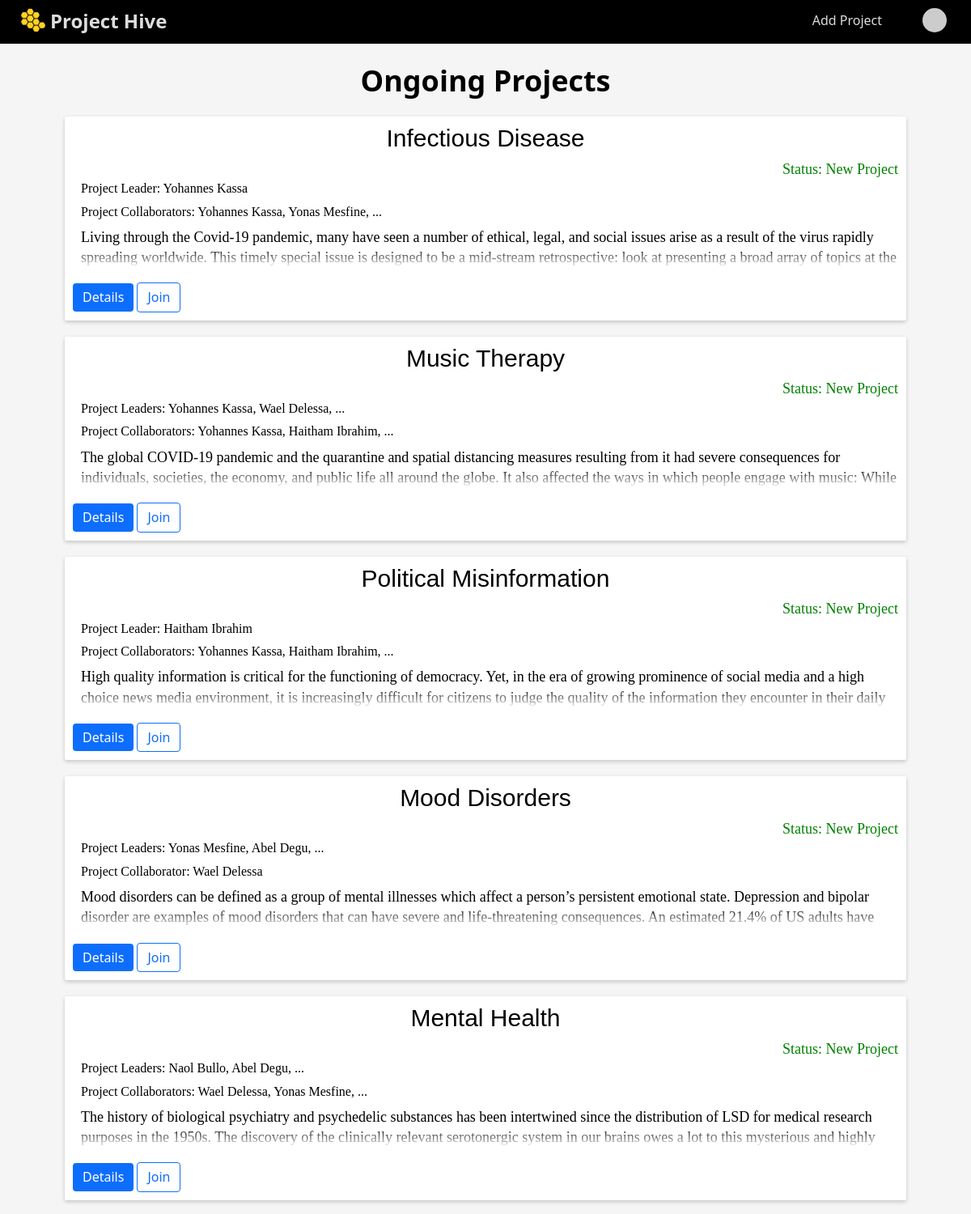
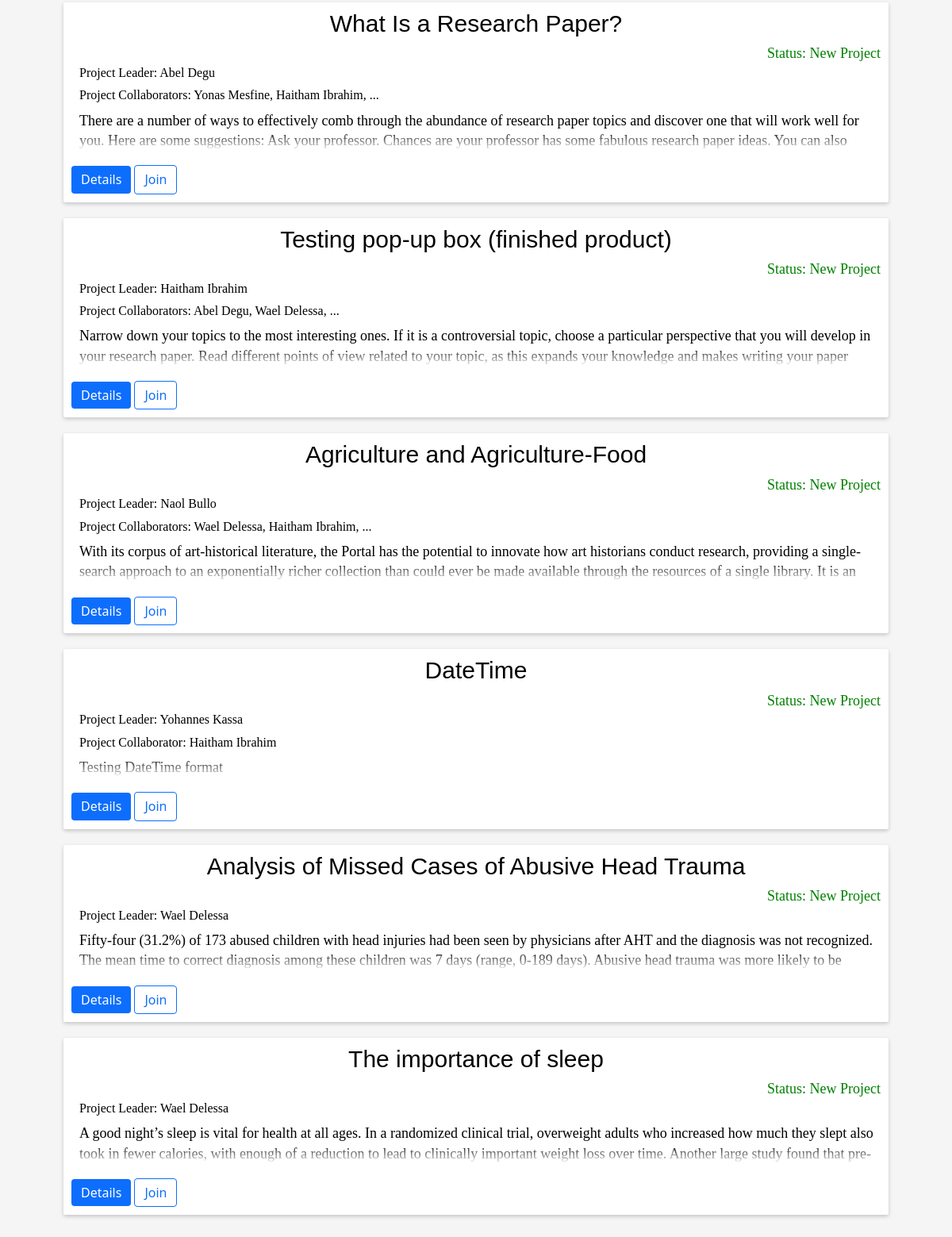
Screenshot of / (signed in) with the database file from the repository (2 pictures, top to bottom).
### website/models.py (models this page shows)
class Project(db.Model):
    id = db.Column(db.Integer, primary_key=True)
    title = db.Column(db.String(500), nullable=False)
    start_date = db.Column(db.DateTime(timezone=True), default=func.now(), nullable=False)
    description = db.Column(db.String(5000), unique=True, nullable=False)
    status = db.Column(db.String(500), default="New Project")
    leaders = db.relationship('User', secondary='leader', backref='projects')

### website/views.py (the view)
@views.route("/", methods=["GET"])
@login_required
def index():
    entries = []
    projects = Project.query.all()
    if projects:
        for project in projects:
            entry = {}
            entry["title"] = project.title
            entry["description"] = project.description
            entry["status"] = project.status
            entry["id"] = project.id
            leader_names = []
            collaborator_names = []
            collaborator_entries = Collaborator.query.filter_by(
                project_id=project.id
            ).all()
            leader_entries = Leader.query.filter_by(project_id=project.id).all()
            if leader_entries:
                for leader_entry in leader_entries:
                    leader_first_name = (
                        User.query.filter_by(id=leader_entry.user_id).first().first_name
                    )
                    leader_last_name = (
                        User.query.filter_by(id=leader_entry.user_id).first().last_name
                    )
                    leader_name = leader_first_name + " " + leader_last_name
                    leader_names.append(leader_name)
            if collaborator_entries:
                for collaborator_entry in collaborator_entries:
                    user_id = collaborator_entry.user_id
                    collaborator_first_name = (
                        User.query.filter_by(id=user_id).first().first_name
                    )
                    collaborator_last_name = (
                        User.query.filter_by(id=user_id).first().last_name
                    )
                    collaborator_name = (
                        collaborator_first_name + " " + collaborator_last_name
                    )
                    collaborator_names.append(collaborator_name)
            entry["collaborator_names"] = collaborator_names
            entry["leader_names"] = leader_names
            entries.append(entry)
    return render_template("index.html", entries=entries, user=current_user)

### website/__init__.py (called while the page is built)
def create_app():
    app = Flask(__name__)
    app.config["TEMPLATES_AUTO_RELOAD"] = True
    app.config['SQLALCHEMY_DATABASE_URI'] = f'sqlite:///{DB_NAME}'
    app.config['SECRET_KEY'] = "dsaljf;ldsakjf;lkdsjf,cmlkjlkwqjfoijlsad;"
    app.config['LOGIN_MESSAGE'] = 'Please log in to continue.'
    db.init_app(app)
    from website.views import views
    from website.auth import auth
    app.register_blueprint(views, url_prefix="/")
    app.register_blueprint(auth, url_prefix="/")
    from website import models
    from website.models import User
    create_database(app)
    login_manager = LoginManager()
    login_manager.login_view = 'auth.login'
    login_manager.login_message = 'Please log in to continue.' # set the custom login message
    login_manager.init_app(app)
    @login_manager.user_loader
    def load_user(id):
        return User.query.get(int(id))
    return app

### website/templates/index.html (shortened to what this page needs)
{% extends "base.html" %}
{% block main %}
  <h1>Ongoing Projects</h1>
{% for entry in entries %}
<div class="card">
    <div class="title-grid">
        <div class="P-Title">{{ entry.title }}</div>
        <div class="status">Status: {{entry.status}}</div>
    </div>
    <div class="P-owner">
        {% if entry.leader_names|length == 1 %}
            Project Leader: {{ entry.leader_names[0] }}
        {% elif entry.leader_names|length > 1 %}
            Project Leaders: {{ entry.leader_names[0] }}, {{ entry.leader_names[1] }}, ...
        {% endif %}
    </div>
    {% if entry.collaborator_names %}
        <div class="Project-collaborators">
            {% if entry.collaborator_names|length == 1 %}
                Project Collaborator: {{ entry.collaborator_names[0] }}
            {% elif  entry.collaborator_names|length > 1 %}
                Project Collaborators: {{  entry.collaborator_names[0] }}, {{  entry.collaborator_names[1] }}, ...
            {% endif %}
        </div>
     {% endif %}
    <div class="Description">
        {{ entry.description }}
    </div>
    <div class="card-footer">
        <a href="{{ url_for('views_bp.details', id=entry.id) }}"><button class="homebtn">Details</button></a>
        {% if not entry.is_collaborator and current_user.id not in entry.leader_ids %}
        <button class="homebtn btn-outline join-btn" onclick="showJoinPopup({{ entry.id }})">Join</button>
    {% endif %}
        </div>
</div>
{% endfor %}
{% endblock %}

### website/templates/base.html (shortened to what this page needs)
<!DOCTYPE html>
<html lang="en">
  <head>
    <link
    rel="stylesheet"
    href="{{ url_for('static', filename='css/normalize.css')}}"
    />
    <link
    rel="stylesheet"
    href="{{ url_for('static', filename='css/main.css')}}"
    />
  </head>
  <body>
    <nav class="nav">
      <a class="logo" href="/">
      <img src="../static/pictures/favicon-32x32.png" alt="Logo">
      <span class="logo__text">Project Hive</span>
      </a>
      <ul class="list">
        {% if user.is_authenticated %}
        <li><a href="/add_project">Add Project</a></li>
        <li class="dropdown">
          <img class="gravatar" src="https://s.gravatar.com/avatar/353ffe54135685e371ae6add43986f92?d=mm" alt="naol.bullo@outlook.com">
        </li>
        {% else %}
        <li class="mb-16"><a href="/login">Login</a></li>
        <li class="mb-16"><a href="/register">Register</a></li>
        {% endif %}
      </ul>
    </nav>
    <main>{% block main %} {% endblock %}</main>
  </body>
</html>

### website/static/css/main.css (style rules this page uses)
*, *::after, *::before { box-sizing: border-box; }
html { font-size: 62.5%; min-height: 100%; }
html, body { height: 100%; margin: 0; }
main { min-height: 100%; position: relative; }
.card { font-family: serif; font-size: 1.6rem; }
body { background-color: #f5f5f5; min-height: 100%; margin-bottom: -5rem; }
h1 { text-align: center; font-size: 3.6rem; }
input[type="text"], input[type="email"], input[type="password"], button { outline: none; width: 100%; }
a { text-decoration: none; }
.P-owner { margin-bottom: 1rem; margin-left: 1rem; font-size: 1.6rem; }
.Project-collaborators { margin-bottom: 1rem; margin-left: 1rem; font-size: 1.6rem; }
.card { background-color: white; padding: 1rem; margin: 2rem 8rem; border: none; border-radius: 0.25rem; box-shadow: 0 2px 5px 0 rgba(0, 0, 0, 0.2); }
.P-Title { font-size: 3rem; margin-bottom: 1rem; text-align: center; font-family: sans-serif; }
.status { font-size: 1.8rem; margin-bottom: 0.5rem; text-align: end; color: green; }
.Description { font-size: 1.8rem; max-height: calc(2 * 1em * 1.4); line-height: 1.4; margin-left: 1rem; overflow: hidden; position: relative; margin-bottom: 1.8rem; }
.Description::before { content: ""; position: absolute; height: calc(1em * 1.4); width: 100%; bottom: 0; pointer-events: none; background: linear-gradient(to bottom, transparent, white); }
.card-footer { margin-top: 1rem; }
.homebtn { font-family: system-ui, -apple-system, BlinkMacSystemFont, 'Segoe UI', Roboto, Oxygen, Ubuntu, Cantarell, 'Open Sans', 'Helvetica Neue', sans-serif; background: #0d6efd; color: white; border: none; font-size: 1.6rem; padding: 0.5em 0.75em; border-radius: 0.25em; cursor: pointer; width: auto; transition: background .15s ease-out; }
.homebtn.btn-outline { background: none; border: 1px solid #0d6efd; color: #0d6efd; transition: background .15s ease-out; }
nav { display: flex; justify-content: space-between; align-items: center; background-color: #000; color: #fff; width: 100%; }
nav a { color: #ddd; text-decoration: none; margin: 0 10px; transition: color 0.15s; }
.logo { font-weight: bold; font-size: 2.4rem; margin-left: 2.5rem; margin-bottom: 0.5rem; display: flex; align-items: center; }
.logo__text { display: inline-block; margin-left: .5rem; margin-top: .2rem; }
nav ul { list-style: none; display: flex; }
nav li { margin: 0 10px; }
.gravatar { position: relative; top: -6px; height: 30px; width: 30px; margin: 0 2rem; border-radius: 100%; border: none; cursor: pointer; }
.nav .list { margin-bottom: 0.5rem; }
.dropdown { position: relative; display: inline-block; }

### rows the page displays
Project: title "Infectious Disease", status "New Project", leader_names "Yohannes Kassa", collaborator_names "Yohannes Kassa", collaborator_names "Yonas Mesfine", description "Living through the Covid-19 pandemic, many have seen a number of ethical, legal, and social issues arise as a result of the virus rapidly spreading worldwide. This timely special issue is designed to be a mid-stream retrospective: look at presenting a broad array of topics at the…"
Project: title "Music Therapy", status "New Project", leader_names "Yohannes Kassa", leader_names "Wael Delessa", collaborator_names "Yohannes Kassa", collaborator_names "Haitham Ibrahim", description "The global COVID-19 pandemic and the quarantine and spatial distancing measures resulting from it had severe consequences for individuals, societies, the economy, and public life all around the globe. It also affected the ways in which people engage with music: While…"
Project: title "Political Misinformation", status "New Project", leader_names "Haitham Ibrahim", collaborator_names "Yohannes Kassa", collaborator_names "Haitham Ibrahim", description "High quality information is critical for the functioning of democracy. Yet, in the era of growing prominence of social media and a high choice news media environment, it is increasingly difficult for citizens to judge the quality of the information they encounter in their daily…"
Project: title "Mood Disorders", status "New Project", leader_names "Yonas Mesfine", leader_names "Abel Degu", collaborator_names "Wael Delessa", description "Mood disorders can be defined as a group of mental illnesses which affect a person’s persistent emotional state. Depression and bipolar disorder are examples of mood disorders that can have severe and life-threatening consequences. An estimated 21.4% of US adults have…"
Project: title "Mental Health", status "New Project", leader_names "Naol Bullo", leader_names "Abel Degu", collaborator_names "Wael Delessa", collaborator_names "Yonas Mesfine", description "The history of biological psychiatry and psychedelic substances has been intertwined since the distribution of LSD for medical research purposes in the 1950s. The discovery of the clinically relevant serotonergic system in our brains owes a lot to this mysterious and highly…"
Project: title "What Is a Research Paper?", status "New Project", leader_names "Abel Degu", collaborator_names "Yonas Mesfine", collaborator_names "Haitham Ibrahim", description "There are a number of ways to effectively comb through the abundance of research paper topics and discover one that will work well for you. Here are some suggestions: Ask your professor. Chances are your professor has some fabulous research paper ideas. You can also…"
Project: title "Testing pop-up box (finished product)", status "New Project", leader_names "Haitham Ibrahim", collaborator_names "Abel Degu", collaborator_names "Wael Delessa", description "Narrow down your topics to the most interesting ones. If it is a controversial topic, choose a particular perspective that you will develop in your research paper. Read different points of view related to your topic, as this expands your knowledge and makes writing your paper…"
Project: title "Agriculture and Agriculture-Food", status "New Project", leader_names "Naol Bullo", collaborator_names "Wael Delessa", collaborator_names "Haitham Ibrahim", description "With its corpus of art-historical literature, the Portal has the potential to innovate how art historians conduct research, providing a single-search approach to an exponentially richer collection than could ever be made available through the resources of a single library. It is an…"
Project: title "DateTime", status "New Project", leader_names "Yohannes Kassa", collaborator_names "Haitham Ibrahim", description "Testing DateTime format"
Project: title "Analysis of Missed Cases of Abusive Head Trauma", status "New Project", leader_names "Wael Delessa", description "Fifty-four (31.2%) of 173 abused children with head injuries had been seen by physicians after AHT and the diagnosis was not recognized. The mean time to correct diagnosis among these children was 7 days (range, 0-189 days). Abusive head trauma was more likely to be…"
Project: title "The importance of sleep", status "New Project", leader_names "Wael Delessa", description "A good night’s sleep is vital for health at all ages. In a randomized clinical trial, overweight adults who increased how much they slept also took in fewer calories, with enough of a reduction to lead to clinically important weight loss over time. Another large study found that…"
